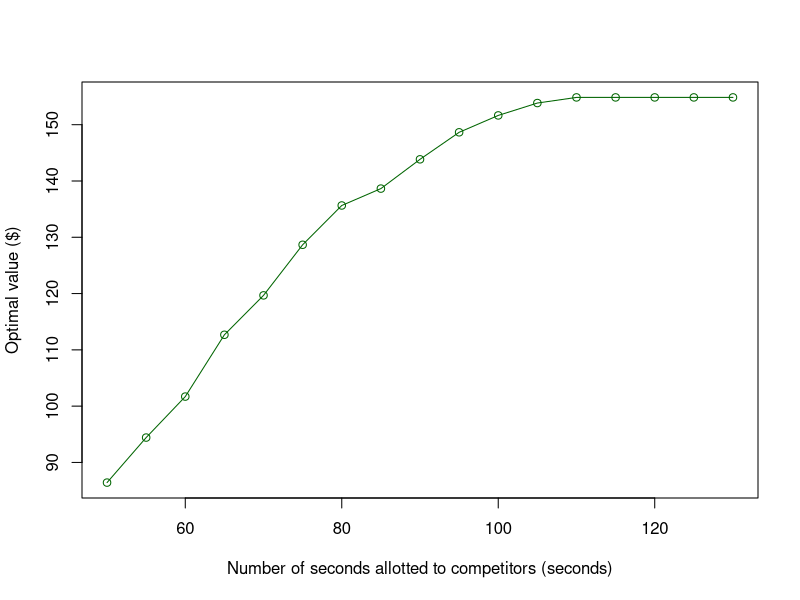
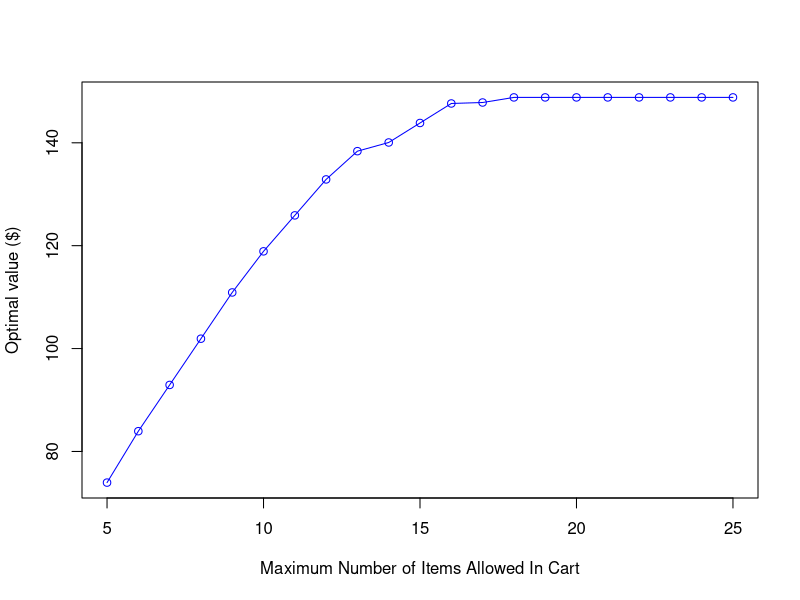
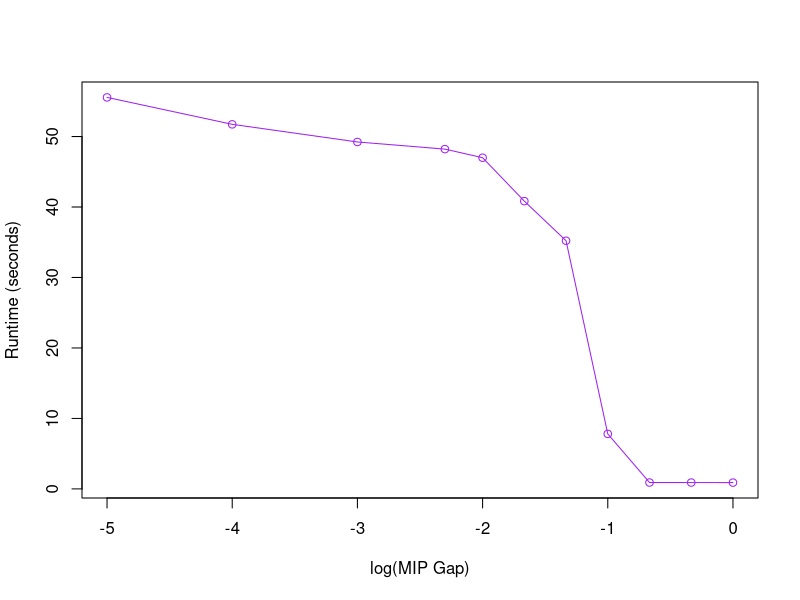

These charts were generated, in order, by the following R code:
## ---- chunk 1
knitr::opts_chunk$set(echo = TRUE)
## ---- chunk 2
d_results = c(86.42, 94.41999999999999, 101.69999999999999, 112.67999999999999, 119.67999999999996, 128.66999999999996, 135.64999999999998, 138.64999999999998, 143.85, 148.64999999999998, 151.64999999999998, 153.85, 154.85, 154.85, 154.85, 154.85, 154.85)
times=50+(0:16)*5
plot(times, d_results, col="dark green", xlab="Number of seconds allotted to competitors (seconds)", ylab="Optimal value ($)", type='o')
## ---- chunk 3
e_results=c(73.95, 83.94, 92.92999999999999, 101.91999999999999, 110.90999999999998, 118.89999999999998, 125.88999999999997, 132.87999999999997, 138.36999999999998, 140.05999999999997, 143.85, 147.64, 147.82999999999998, 148.82, 148.82, 148.82, 148.82, 148.82, 148.82, 148.82, 148.82)
capacities=c(5:25)
plot(capacities, e_results, col="blue", xlab="Maximum Number of Items Allowed In Cart", ylab="Optimal value ($)", type='o')
## ---- chunk 4
f_results=c(55.552918910980225,51.73050308227539,49.226829051971436,48.2147171497345,46.99422883987427,40.8342010974884,35.21365284919739,7.805516004562378,0.9036610126495361,0.8991899490356445,0.8945901393890381)
mipgaps=c(10**-5,10**-4,10**-3,5*10**-3,10**-2,10**-(5/3),10**-(4/3),10**-1,10**-(2/3),10**-(1/3),10**0)
#mipgaps2=c(-4,)
plot(log(mipgaps,base=10), f_results, col="purple", xlab="log(MIP Gap)", ylab="Runtime (seconds)", type='o')
